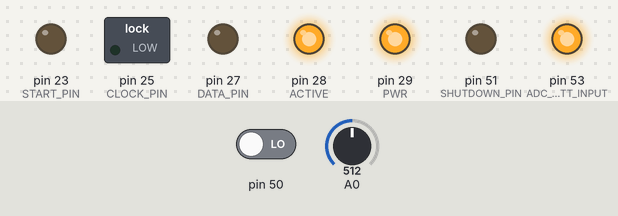
Simulated run of this sketch. Board: Arduino Mega 2560, built with avr-gcc and run on an emulated ATmega2560. On the bench: switched loads named in the sketch (green lamp = pin HIGH), output pins drawn as LEDs (lit = HIGH). Inputs (shaded band) come from the test bench; at power-on: pin 50 LOW, A0 = 512.

Above: at 0.12 s.
At 10.25 s:
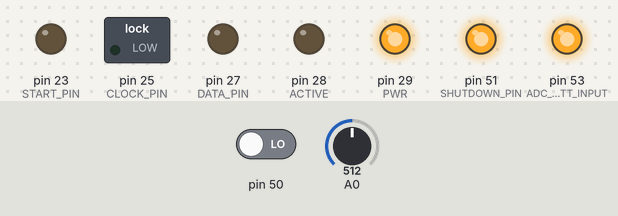
At 11.75 s:
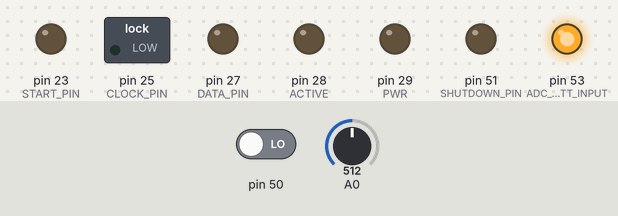
At 22.6 s:
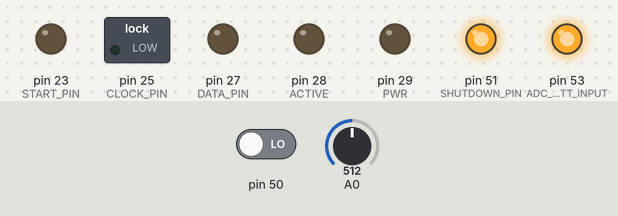
Timing chart, 0 to 24.1 s (numbered marks = the images above):
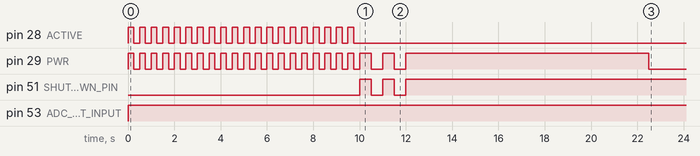

Measured:
- by itself, pin 28 (ACTIVE): alternates HIGH for 0.25 s and LOW for 0.25 s, 40 changes in all, then stays LOW
- by itself, pin 29 (PWR): repeats every 1.0 s: HIGH 0.50 s, LOW 0.50 s
- by itself, pin 51 (SHUTDOWN_PIN): LOW → HIGH at 10.0 s, → LOW 0.50 s later, → HIGH 0.50 s later, → LOW 0.50 s later, … (5 changes in this stretch)
- by itself, pin 53 (ADC_BATT_INPUT): LOW → HIGH at 0.00 s

The sketch:

ATtiny_2023_11_03.c.ino
```cpp
#include <avr/io.h>
#include <avr/interrupt.h>
#include <util/delay.h>
#include <avr/sleep.h>
#include <avr/wdt.h>


#define ADC_BATT_INPUT PB0    // Pin for the ADC input

#define PWR             PA7    // Pin for the LED
#define ACTIVE          PA6    // Pin for the LED
#define AP2161          PB0    // Pin when set low will trigger the Pi on
#define SHUTDOWN_PIN    PB2    // Trigger this pin to enable the Pi to gracefully shutdown

#define ALIVE_PIN_1     PA2
#define ALIVE_PIN_2     PA4

#define SHUTDOWN_PIN    PB2    // Trigger this pin to enable the Pi to gracefully shutdown

#define START_PIN       PA1
#define CLOCK_PIN       PA3
#define DATA_PIN        PA5

// Global variable using extern
uint8_t CLOCK_PIN_STATE;

void initADC()
{

   ADMUX =
            (0 << REFS1) |     // Sets ref. voltage to Vcc, bit 1
            (0 << REFS0) |     // Sets ref. voltage to Vcc, bit 0
            (0 << MUX5)  |     // use ADC1 for input (PA1), MUX bit 5
            (0 << MUX4)  |     // use ADC1 for input (PA1), MUX bit 4
            (0 << MUX3)  |     // use ADC1 for input (PA1), MUX bit 3
            (0 << MUX2)  |     // use ADC1 for input (PA1), MUX bit 2
            (0 << MUX1)  |     // use ADC1 for input (PA1), MUX bit 1
            (0 << MUX0);       // use ADC1 for input (PA1), MUX bit 0

  ADCSRA =
            (1 << ADEN)  |     // Enable ADC
            (1 << ADPS2) |     // set prescaler to 16, bit 2
            (0 << ADPS1) |     // set prescaler to 16, bit 1
            (0 << ADPS0);      // set prescaler to 16, bit 0

  ADCSRB =
  //        (1 << ADLAR);      // left shift result (for 8-bit values)
            (0 << ADLAR);      // right shift result (for 10-bit values)
}

void Blink_LEDs() {
  for (int i=0;i<20;i++) {
    PORTA |= (1 << PWR);
    PORTA |= (1 << ACTIVE);
    _delay_ms(250);
    PORTA &= ~(1 << ACTIVE);
    PORTA &= ~(1 << PWR);
    _delay_ms(250);
    }
}

bool start_pin_high() {
    if (PINA & (1 << START_PIN )) { //Has it been pulled high?
        return true;  // PA2 is high
        }
    else {
        return false; // PA2 is low
        }
    }

bool has_CLOCK_PIN_Changed() {
    // Read the current status of CLOCK_PIN
    uint8_t currentPinStatus = PINA & (1 << CLOCK_PIN);

    // Check if the pin status has changed from high to low or low to high
    if (currentPinStatus != CLOCK_PIN_STATE) {
        CLOCK_PIN_STATE = currentPinStatus;
        return true; // Pin status has changed
        }
    else {
        return false; // Pin status is the same
        }
    }

void turn_on_pi() {
    PORTB &= ~(1 << AP2161);
    PORTA |= (1 << PWR);
    _delay_ms(100000); //100 seconds
    }

bool is_Pi_Power_On() {
    // Check if PA7 is set high and PB0 is set low
    if ((PINA & (1 << PWR)) && !(PINB & (1 << AP2161))) {
        return true;  // Conditions are met
        }
    else {
        return false; // Conditions are not met
        }
    }

bool is_Pi_Booted() {
    if (PINA & (1 << ALIVE_PIN_1 )) { //Has it been pulled high?
        return true;  // PA2 is high
        }
    else {
        return false; // PA2 is low
        }
    }

bool has_Pi_ever_entered_expert_mode() {
    if (PINA & (1 << ALIVE_PIN_1 )) { //Has it been pulled high?
        return true;  // PA2 is high
        }
    }

bool is_Pi_ready_for_data() {
    if (PINA & (1 << ALIVE_PIN_2 )) { //Has it been pulled high?
        return true; //PA4 is high
        }
    else {
        return false; //PA4 is low
        }

    }

void graceful_shutdown() {
    PORTB |= (1 << SHUTDOWN_PIN); // set high
    PORTA |= (1 << PWR);
    _delay_ms(500);
    PORTB &= ~(1 << SHUTDOWN_PIN); // set low
    PORTA &= ~(1 << PWR);
    _delay_ms(500);
    PORTB |= (1 << SHUTDOWN_PIN); // set high
    PORTA |= (1 << PWR);
    _delay_ms(500);
    PORTB &= ~(1 << SHUTDOWN_PIN); // set low
    PORTA &= ~(1 << PWR);
    _delay_ms(500);
    PORTB |= (1 << SHUTDOWN_PIN); // set high
    PORTA |= (1 << PWR);
    _delay_ms(500);
    _delay_ms(10000);
    }


void turn_off_pi() {
    PORTB |= (1 << AP2161); // set high to switch off
    PORTA &= ~(1 << PWR); // set the LED to low
    PORTA &= ~(1 << ACTIVE); //set the state low
    // Calculate the number of sleep cycles for 1 hour (3600 seconds)
    for (int i=2; i>0; i--) { // So sleep for 2 hours
        _delay_ms(3500000); // 1 hour
        }
    }

void set_pins() {
    initADC();
    //Note DDRA or DDRB sets the pin status as an output and |= sets the default status as high
    DDRA |= (1 << PWR); //Set as an ouput Pin
    PORTA &= ~(1 << PWR); //set the state low
    DDRA |= (1 << ACTIVE);
    PORTA &= ~(1 << ACTIVE); //set the state low
    DDRB |= (1 << AP2161);
    PORTB |= (1 << AP2161); //set the state high
    DDRB |= (1 << SHUTDOWN_PIN);
    PORTB &= ~(1 << SHUTDOWN_PIN); //set the state low

    DDRA |= (1 << DATA_PIN); //Set as an ouput Pin
    DDRA |= (1 << CLOCK_PIN); //Set as an ouput Pin
    DDRA |= (1 << START_PIN); //Set as an ouput Pin


    DDRA &= ~(1 << ALIVE_PIN_1); //Set as an input Pin
    PORTA &= ~(1 << ALIVE_PIN_1); //Disable the internal pull-up resistor
    DDRA &= ~(1 << ALIVE_PIN_2); //Set as an input Pin
    PORTA &= ~(1 << ALIVE_PIN_2); //Disable the internal pull-up resistor


    CLOCK_PIN_STATE = (PINB & (1 << CLOCK_PIN)) >> CLOCK_PIN;
}

int get_voltage_from_adc() {
    uint16_t battery_voltage;
    ADCSRA |= (1 << ADSC);         // start ADC measurement

    while (ADCSRA & (1 << ADSC)); // wait till conversion complete

    // Read ADC value
    uint16_t adcValue = ADC;

    // Apply suggested changes for better accuracy

    uint16_t sum = 0;
    uint8_t numReadings = 5; // Number of readings to average

    for (uint8_t i = 0; i < numReadings; i++) {
        ADCSRA |= (1 << ADSC);         // start ADC measurement
        while (ADCSRA & (1 << ADSC)); // wait till conversion complete
        sum += ADC;
        }

    uint16_t average = sum / numReadings;

    // Scaling factor to scale 1024 into a no decimal place voltage and account for the voltage divider
    battery_voltage = average *0.586;
    return(battery_voltage);
}

// Function to transmit a single bit to Raspberry Pi
void transmitBit(uint8_t bit) {
    // Set DATA_PIN according to the bit value
    if (bit) {
        PORTA |= (1 << DATA_PIN);
    } else {
        PORTA &= ~(1 << DATA_PIN);
    }

    // Toggle CLOCK_PIN to transmit the bit
    PORTA |= (1 << CLOCK_PIN);
    _delay_ms(50);
    PORTA &= ~(1 << CLOCK_PIN);
    _delay_ms(50);
}

// Function to transmit a 8-bit value to Raspberry Pi
void BitBang(uint8_t value) {
    // Transmit each bit (MSB first)
    // Toggle START_PIN to transmit the bytes
    PORTA |= (1 << CLOCK_PIN);
    _delay_ms(50);
    PORTA |= (1 << START_PIN);
    _delay_ms(50);
    PORTA &= ~(1 << START_PIN);
    _delay_ms(50);


    for (uint8_t i = 8; i > 0; i--) {
        uint8_t bit = (value >> i) & 0x01;
        transmitBit(bit);
    }
}

uint8_t BitShiftVoltage(uint16_t battery_voltage) {
    // Shift the voltage down by one place (divide by 2)
    uint16_t shifted_voltage = battery_voltage >> 1;

    // Ensure the value fits into a uint8_t
    uint8_t result;
    if (shifted_voltage > UINT8_MAX) {
        result = UINT8_MAX;  // If overflow, set to the maximum value of uint8_t
    } else {
        result = (uint8_t)shifted_voltage;
    }

    return result;
}

int main( void ) {

  set_pins();
  uint16_t battery_voltage;
  uint8_t shifted_voltage;
  Blink_LEDs();
  bool expert_mode = false;

  while(1) {

    battery_voltage = get_voltage_from_adc();
    if (is_Pi_Power_On()) {
        expert_mode = has_Pi_ever_entered_expert_mode();
        if (expert_mode == true) {
            if (is_Pi_Booted()) {
                if (is_Pi_ready_for_data()) {
                    PORTA |= (1 << ACTIVE);
                    shifted_voltage = BitShiftVoltage(battery_voltage);
                    BitBang(shifted_voltage);
                    _delay_ms(100);
                    }
                else {
                    PORTA &= ~(1 << ACTIVE); // set the LED to low
                    }
                }
             else {
                graceful_shutdown();
                turn_off_pi();
                Blink_LEDs();
                }

            }
            else {
                // We are not in expert mode
                }
        }
    else { // The Pi must be off
        if (battery_voltage > 375) {
            turn_on_pi();
            }
        else if (battery_voltage < 345) {
            graceful_shutdown();
            turn_off_pi();
            }
        else {
            //Do nothing
            }
        }
    }
}
```
